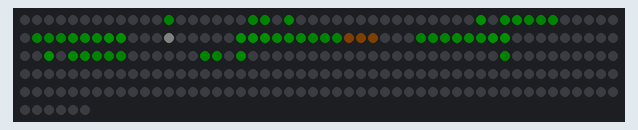
Recording of a program running on a simulated BBC micro:bit running MicroPython. On the bench: 256 RGB LEDs in strip order, left to right, continuing on the next row. Dim RGB values are drawn brighter than linear; random numbers come from a fixed seed.

Above: at 0.12 s.
At 18.67 s:
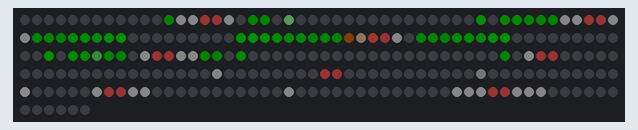
At 32.3 s:
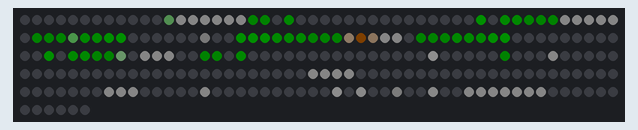

The program:

mb_snowflake.py
```python
from microbit import pin1, sleep, reset
from neopixel import NeoPixel
from random import randint
import gc

pileup=1
TH=2
perc=50
mpt=1
snow = []
pile = [[0]*16,[0]*16,[0]*16,[0]*16,[TH]*16]

np = NeoPixel(pin1, 256)

def rand(n):
  return randint(0,n-1)

def set(row, col, color):
  if col%2:
    np[col*16+15-row] = color
  else:
    np[col*16+row] = color

def get(row, col):
  if col%2:
    return np[col*16+15-row]
  else:
    return np[col*16+row]

def ColorOverlay(row, col, color, add):
  c = get(row, col)
  if add:
    set(row, col, [c[0]+color[0],c[1]+color[1],c[2]+color[2]])
  else:
    set(row, col, [c[0]-color[0],c[1]-color[1],c[2]-color[2]])

def showimg(dat):
  for x in range(9):
    for y in range(8):
      t=dat[x*8+y]
      r=t%16
      g=(t>>4)%16
      b=(t>>8)%16
      np[x*16+15-y*2]=(r,g,b)
      r=(t>>12)%16
      g=(t>>16)%16
      b=(t>>20)%16
      np[x*16+14-y*2]=(r,g,b)

def _line():
  for i in range(16):
    if pile[3][i]<TH:
      return

  for i in range(16):
    ColorOverlay(15,i,[16,0,0],1)
  np.show()
  sleep(300)
  for i in range(16):
    ColorOverlay(15,i,[16,0,0],0)

  for j in range(3):
    for i in range(16):
      if pile[3-j][i]>=TH:
        ColorOverlay(15-j,i,[8,8,8],0)
      pile[3-j][i]=pile[2-j][i]
      if pile[3-j][i]>=TH:
        ColorOverlay(15-j,i,[8,8,8],1)
  for i in range(16):
    if pile[0][i]>=TH:
      ColorOverlay(12,i,[8,8,8],0)
  pile[0]=[0]*16

def _del():
  n = len(snow)
  if pileup:
    for i in range(n):
      c = snow[n-1-i]
      row = c[0]
      col = c[1]
      if row<12:
        continue
      if col == 0:
        a = 1
        b = pile[row-11][col+1]>=TH
      elif col == 15:
        a = pile[row-11][col-1]>=TH
        b = 1
      else:
        a = pile[row-11][col-1]>=TH
        b = pile[row-11][col+1]>=TH
      if pile[row-11][col]>=TH:
        ColorOverlay(c[0],c[1],[c[2],c[2],c[2]],0)
        if a and b:
          if pile[row-12][col]<TH:
            pile[row-12][col]+=c[2]
            if pile[row-12][col]>=TH:
              ColorOverlay(c[0],c[1],[8,8,8],1)
              _line()
        snow.pop(n-1-i)
  else:
    for i in range(n):
      c = snow[n-1-i]
      if c[0] > 14:
        ColorOverlay(c[0],c[1],[c[2],c[2],c[2]],0)
        snow.pop(n-1-i)

def _new():
  if rand(100)<=perc:
    for i in range(mpt):
      snow.append([-1, rand(16), rand(15)+1])

def _fall():
  for i in range(len(snow)):
    c=snow[i]
    if c[0]>-1:
      ColorOverlay(c[0],c[1],[c[2],c[2],c[2]],0)
    c[0] += 1
    c[1] += 1-rand(3)
    c[1]=max(0, min(c[1], 15))
    ColorOverlay(c[0],c[1],[c[2],c[2],c[2]],1)

def snowflake():
  while True:
    if len(snow)>0:
      _fall()
      np.show()
      _del()
    _new()
    sleep(50)
    gc.collect()

npd=[
0x000000, 0x060000, 0x000000, 0x000000,
0x000000, 0x000000, 0x000000, 0x000000,
0x000000, 0x000000, 0x000000, 0x000000,
0x0A0000, 0x060000, 0x000060, 0x000000,
0x000000, 0x060000, 0x060060, 0x0A00A0,
0x0F0000, 0x000000, 0x000000, 0x000000,
0x000000, 0x000000, 0x0F0000, 0x0A00F0,
0x0A00A0, 0x060060, 0x000060, 0x000000,
0x024024, 0x060024, 0x060060, 0x0A00A0,
0x0F00A0, 0x0F00F0, 0x000000, 0x000000,
0x000000, 0x000000, 0x0F0000, 0x0A00F0,
0x0A00A0, 0x060060, 0x000060, 0x000000,
0x000000, 0x060000, 0x060060, 0x0A00A0,
0x0F0000, 0x000000, 0x000000, 0x000000,
0x000000, 0x000000, 0x000000, 0x000000,
0x0A0000, 0x060000, 0x000060, 0x000000,
0x000000, 0x060000, 0x000000, 0x000000,
0x000000, 0x000000, 0x000000, 0x000000,
]

showimg(npd)
del npd
del showimg
gc.collect()

try:
  snowflake()
except:
  reset()
```
